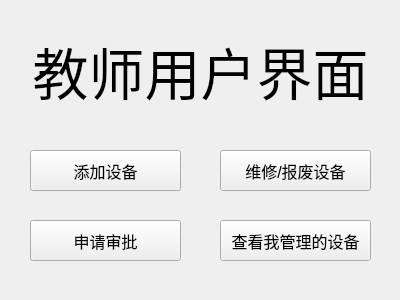
<?xml version="1.0" encoding="UTF-8"?>
<ui version="4.0">
 <class>Form</class>
 <widget class="QWidget" name="Form">
  <property name="geometry">
   <rect>
    <x>0</x>
    <y>0</y>
    <width>400</width>
    <height>300</height>
   </rect>
  </property>
  <property name="font">
   <font>
    <pointsize>9</pointsize>
   </font>
  </property>
  <property name="windowTitle">
   <string>Form</string>
  </property>
  <widget class="QPushButton" name="pushButton">
   <property name="geometry">
    <rect>
     <x>30</x>
     <y>150</y>
     <width>151</width>
     <height>41</height>
    </rect>
   </property>
   <property name="font">
    <font>
     <pointsize>12</pointsize>
    </font>
   </property>
   <property name="text">
    <string>添加设备</string>
   </property>
  </widget>
  <widget class="QPushButton" name="pushButton_2">
   <property name="geometry">
    <rect>
     <x>220</x>
     <y>150</y>
     <width>151</width>
     <height>41</height>
    </rect>
   </property>
   <property name="font">
    <font>
     <pointsize>12</pointsize>
    </font>
   </property>
   <property name="text">
    <string>维修/报废设备</string>
   </property>
  </widget>
  <widget class="QPushButton" name="pushButton_3">
   <property name="geometry">
    <rect>
     <x>30</x>
     <y>220</y>
     <width>151</width>
     <height>41</height>
    </rect>
   </property>
   <property name="font">
    <font>
     <pointsize>12</pointsize>
    </font>
   </property>
   <property name="text">
    <string>申请审批</string>
   </property>
  </widget>
  <widget class="QPushButton" name="pushButton_4">
   <property name="geometry">
    <rect>
     <x>220</x>
     <y>220</y>
     <width>151</width>
     <height>41</height>
    </rect>
   </property>
   <property name="font">
    <font>
     <pointsize>12</pointsize>
    </font>
   </property>
   <property name="text">
    <string>查看我管理的设备</string>
   </property>
  </widget>
  <widget class="QLabel" name="label">
   <property name="geometry">
    <rect>
     <x>30</x>
     <y>20</y>
     <width>341</width>
     <height>101</height>
    </rect>
   </property>
   <property name="font">
    <font>
     <family>楷体</family>
     <pointsize>42</pointsize>
    </font>
   </property>
   <property name="text">
    <string>教师用户界面</string>
   </property>
   <property name="alignment">
    <set>Qt::AlignCenter</set>
   </property>
  </widget>
 </widget>
 <resources/>
 <connections/>
</ui>
